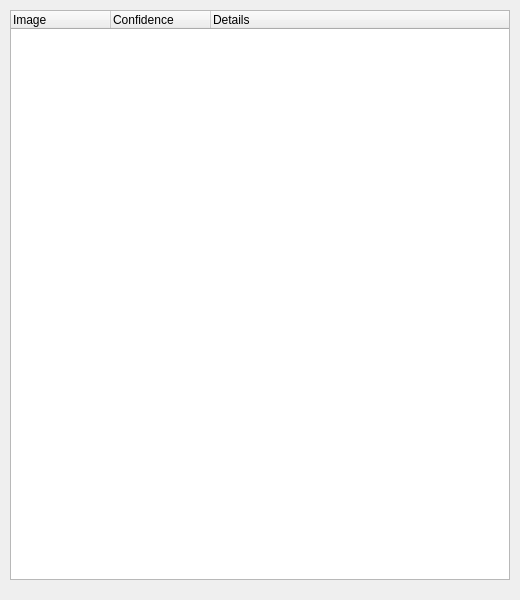
<?xml version="1.0" encoding="UTF-8"?>
<ui version="4.0">
 <class>ResultWindow</class>
 <widget class="QDialog" name="ResultWindow">
  <property name="geometry">
   <rect>
    <x>0</x>
    <y>0</y>
    <width>520</width>
    <height>600</height>
   </rect>
  </property>
  <property name="windowTitle">
   <string>Inference Result</string>
  </property>
  <widget class="QTreeWidget" name="resultTreeWidget">
   <property name="geometry">
    <rect>
     <x>10</x>
     <y>10</y>
     <width>500</width>
     <height>570</height>
    </rect>
   </property>
   <property name="verticalScrollBarPolicy">
    <enum>Qt::ScrollBarAsNeeded</enum>
   </property>
   <property name="sizeAdjustPolicy">
    <enum>QAbstractScrollArea::AdjustToContentsOnFirstShow</enum>
   </property>
   <property name="iconSize">
    <size>
     <width>80</width>
     <height>80</height>
    </size>
   </property>
   <property name="columnCount">
    <number>3</number>
   </property>
   <attribute name="headerMinimumSectionSize">
    <number>64</number>
   </attribute>
   <column>
    <property name="text">
     <string>Image</string>
    </property>
   </column>
   <column>
    <property name="text">
     <string>Confidence</string>
    </property>
   </column>
   <column>
    <property name="text">
     <string>Details</string>
    </property>
   </column>
  </widget>
 </widget>
 <resources/>
 <connections/>
</ui>
